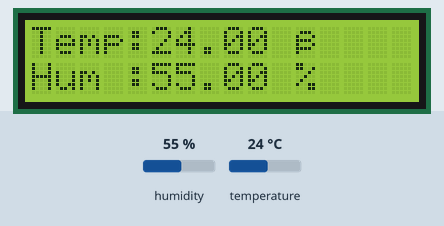
The sketch below on a simulated ESP8266 (NodeMCU). Parts: 16×2 character LCD. The inputs (shaded band) are chosen by the test bench; at power-on: humidity 55 %, temperature 24 °C. WiFi joins after 1.5 s; servers stay silent unless stated; what the sketch prints to the serial monitor is not drawn.

Above: at 13.6 s.
13.7 s: humidity set to 22 %
At 17.2 s:
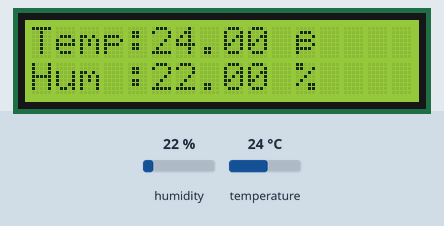
17.5 s: temperature set to 12 °C
At 19.2 s:
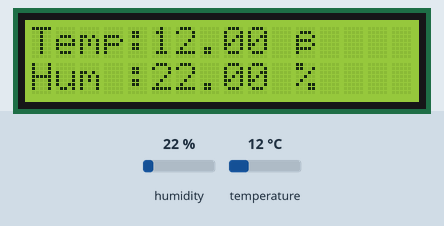
19.5 s: humidity set to 40 %
At 22.2 s:
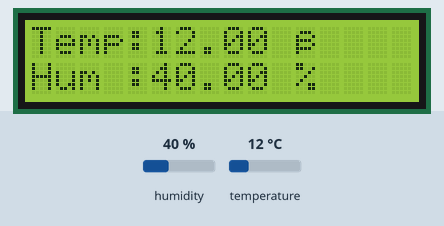
22.5 s: temperature set to 19 °C
At 24.2 s:
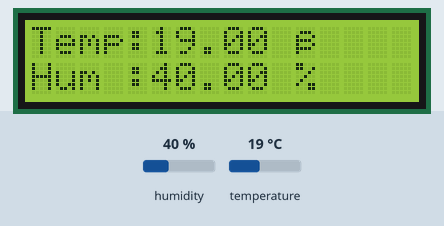
Timing chart, 0 to 25.5 s (numbered marks = the images above; inputs shaded):
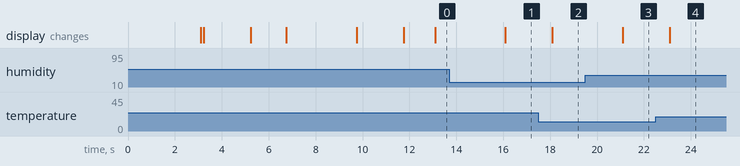

Measured:
- after the input at 13.7 s, the display: changes after 2.4 s (image 1)
- after the input at 17.5 s, the display: changes after 0.60 s (image 2)
- after the input at 19.5 s, the display: changes after 1.6 s (image 3)
- after the input at 22.5 s, the display: changes after 0.60 s (image 4)

The sketch:

BLYNK_2.0_Suhu_Log_ESP8266.ino
```cpp
/*
# File Name      : Monitoring Suhu dan Kelembapan
# Customer       : Mr Yudhi
# Judul Research : Monitoring Suhu dan Kelembapan
# Deskripsi      : Monitoring Suhu dan Kelembapan
# Maker by       : Arkan3dStudio Research And Implementation Team
# Start Created  : 20 Juni 2023
# Last Update    : 22 Juni 2023
# Revisi         : 0
# Version        : -
# IoT Platform   : Blynk Iot

# Software Requirement
      - Arduino IDE
# Library
      - Blynk
      - DHT 22
      - Liquid Crystal i2C
      - Arduino Json
# Hardware Requirement
      - Main Core : ESP8266
      - Input     : DHT22 Senosr
      - Output    : Temperature & Kelembapan (float)
      - Aksesoris : -

# Catatan :
#define BLYNK_TEMPLATE_ID "TMPL6ARpXN06c"
#define BLYNK_TEMPLATE_NAME "Monitoring Suhu dan Kelembapan"
#define BLYNK_AUTH_TOKEN "mCW5XQSTYwC69KDgw30db-sd0S9PgPrS"
 */


#define BLYNK_TEMPLATE_ID "TMPL6ARpXN06c"
#define BLYNK_DEVICE_NAME "Monitoring Suhu dan Kelembapan"
#define BLYNK_AUTH_TOKEN "mCW5XQSTYwC69KDgw30db-sd0S9PgPrS"
#define BLYNK_PRINT Serial
#include <ESP8266WiFi.h>
#include <BlynkSimpleEsp8266.h>
#include <Wire.h>
#include <LiquidCrystal_I2C.h>
#include <DHT.h>


LiquidCrystal_I2C lcd(0x27, 16, 2); // set the LCD address to 0x27 for a 16 chars and 2 line display

char auth[] = BLYNK_AUTH_TOKEN;
char ssid[] = "Wokwi-GUEST";  // type your wifi name
char pass[] = "";  // type your wifi password

#define DHTPIN 15          // Tentukan PIN Sensor ingin di Letak dimana
#define DHTTYPE DHT22     // DHT 22
DHT dht(DHTPIN, DHTTYPE);
BlynkTimer timer;

// Inisialisasi Port Virtual Blynk
#define BLYNK_SENSOR_TEMP    V0
#define BLYNK_SENSOR_HUM     V1


void deteksi_sensor(){
  float h = dht.readHumidity();
  float t = dht.readTemperature(); // or dht.readTemperature(true) for Fahrenheit
  if (isnan(h) || isnan(t)) {
    Serial.println("Failed to read from DHT sensor!");
    return;
  }

    lcd.clear();
    lcd.setCursor(0, 0);
    lcd.print("Temp:" + String(t)+" " + "℃");
    lcd.setCursor(0, 1);
    lcd.print("Hum :" + String(h)+" " + "%");

  Serial.println(t);
  Serial.print("Temperature : ");
  Serial.print(t);
  Serial.print("    Humidity : ");
  Serial.println(h);
}


void send_sensor_blynk(){
  float h = dht.readHumidity();
  float t = dht.readTemperature(); // or dht.readTemperature(true) for Fahrenheit
  Blynk.virtualWrite(BLYNK_SENSOR_HUM, h);
  Blynk.virtualWrite(BLYNK_SENSOR_TEMP, t);

   if(t > 30){
   // Blynk.email("shameer50@gmail.com", "Alert", "Temperature over 28C!");
    Blynk.logEvent("temp_alert","Suhu Melebihi Batas Yang Di Tentukan");
    }
   }


void setup(){
  lcd.begin();
  lcd.backlight();
    lcd.setCursor(0, 0);
    lcd.print(" KELOMPOK 9 ");
    lcd.setCursor(0, 1);
    lcd.print(" SUHU RUANGAN 1 ");
    delay(3000);
    lcd.clear();
 // put your setup code here, to run once:
  Serial.begin(115200);
  delay(100);
  lcd.setCursor(0, 0);
  lcd.print("Connecting to ...");
  lcd.setCursor(0, 1);
  lcd.print(ssid);
  delay(2000);
  lcd.clear();
  WiFi.begin(ssid, pass);
  while (WiFi.status() != WL_CONNECTED) {
    delay(500);
    Serial.print(".");
  }
  lcd.setCursor(0, 0);
  lcd.print("WiFi connected ...");
  delay(3000);
  lcd.clear();
  lcd.setCursor(0, 0);
  lcd.print("Start ....");
  delay(2000);
  lcd.clear();
  Blynk.begin(auth, ssid, pass);
  dht.begin();
  timer.setInterval(1000L, deteksi_sensor);
  timer.setInterval(1000L, send_sensor_blynk);
}

void loop(){
  Blynk.run();
  timer.run();
}
```
